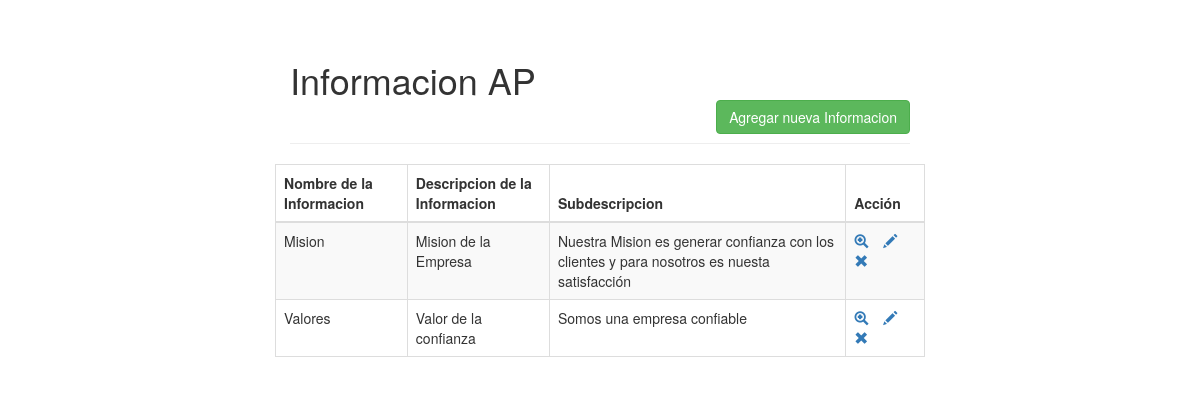
The app's page /TablaInformacionEmpresa/index.php with its own data.
### tables this page shows
CREATE TABLE `t_informacionempresa` (
  `id` int(11) NOT NULL,
  `nombre` varchar(100) NOT NULL,
  `descripcion` varchar(255) NOT NULL,
  `subdescripcion` varchar(255) DEFAULT NULL
);

### TablaInformacionEmpresa/index.php (the view, shortened to what this page needs)
<!DOCTYPE html>
<html lang="en">
<head>
    <link rel="stylesheet" href="https://maxcdn.bootstrapcdn.com/bootstrap/3.3.7/css/bootstrap.css">
</head>
<body>
    <div class="wrapper">
        <div class="container-fluid">
            <div class="row">
                <div class="col-md-12">
                    <div class="page-header clearfix">
                        <h1 class="pull-left">Informacion AP</h1><br><br>
                        <br><a href="create.php" class="btn btn-success pull-right">Agregar nueva Informacion</a></div>
                    </div>
                    <?php
                    require_once "config.php";
                    $sql = "SELECT * FROM t_informacionempresa";
                    if($result = mysqli_query($link, $sql)){
                        if(mysqli_num_rows($result) > 0){
                            echo "<table class='table table-bordered table-striped'>";
                                echo "<thead>";
                                    echo "<tr>";
                                        echo "<th>Nombre de la Informacion</th>";
                                        echo "<th>Descripcion de la Informacion</th>";
                                        echo "<th>Subdescripcion</th>";
                                        echo "<th>Acción</th>";
                                    echo "</tr>";
                                echo "</thead>";
                                echo "<tbody>";
                                while($row = mysqli_fetch_array($result)){
                                    echo "<tr>";
                                        echo "<td>" . $row['nombre'] . "</td>";
                                        echo "<td>" . $row['descripcion'] . "</td>";
                                        echo "<td>" . $row['subdescripcion'] . "</td>";
                                        echo "<td>";
                                            echo "<a href='read.php?id=". $row['id'] ."' title='Ver Informacion' data-toggle='tooltip'><span class='glyphicon glyphicon-zoom-in'></span></a>";
                                            echo "<a href='update.php?id=". $row['id'] ."' title='Actualizar' data-toggle='tooltip'><span class='glyphicon glyphicon-pencil'></span></a>";
                                            echo "<a href='delete.php?id=". $row['id'] ."' title='Eliminar' data-toggle='tooltip'><span class='glyphicon glyphicon-remove'></span></a>";
                                        echo "</td>";
                                    echo "</tr>";
                                }
                                echo "</tbody>";
                            echo "</table>";
                        } else{
                            echo "<p class='lead'><em>No records were found.</em></p>";
                        }
                    } else{
                        echo "ERROR: Could not able to execute $sql. " . mysqli_error($link);
                    }
                    ?>
                </div>
            </div>
        </div>
</body>
</html>

### TablaInformacionEmpresa/index.php (style rules this page uses)
.wrapper { width: 650px; margin: 0 auto; }
table tr td:last-child a { margin-right: 15px; }

### records on screen
t_informacionempresa: nombre "Mision", descripcion "Mision de la Empresa", subdescripcion "Nuestra Mision es generar confianza con los clientes y para nosotros es nuesta satisfacción"
t_informacionempresa: nombre "Valores", descripcion "Valor de la confianza", subdescripcion "Somos una empresa confiable"
